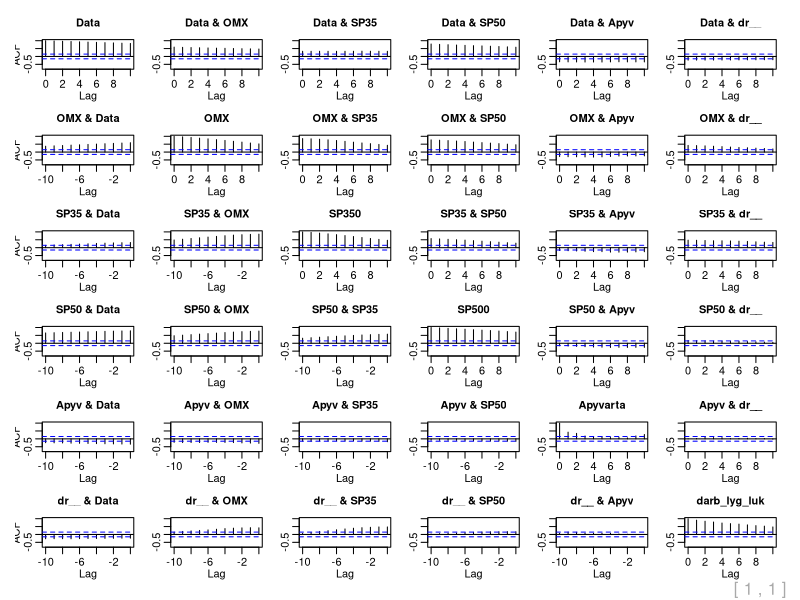
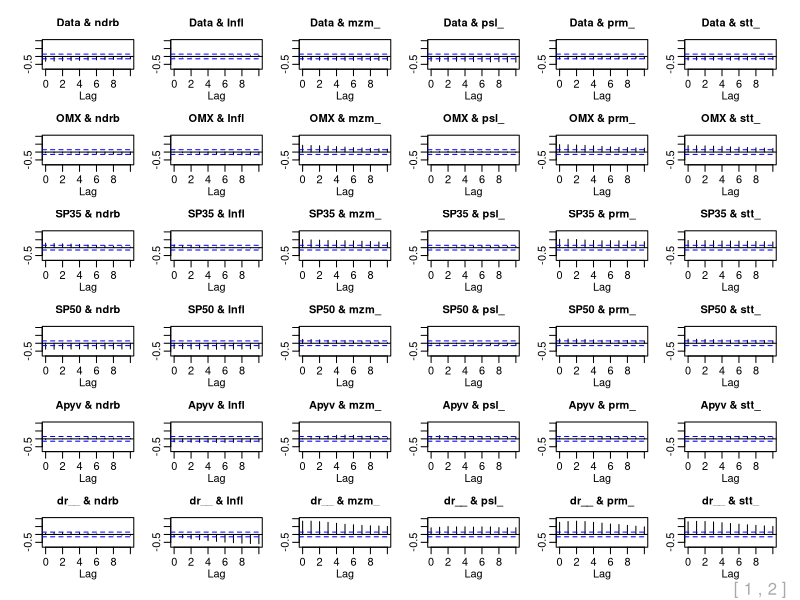
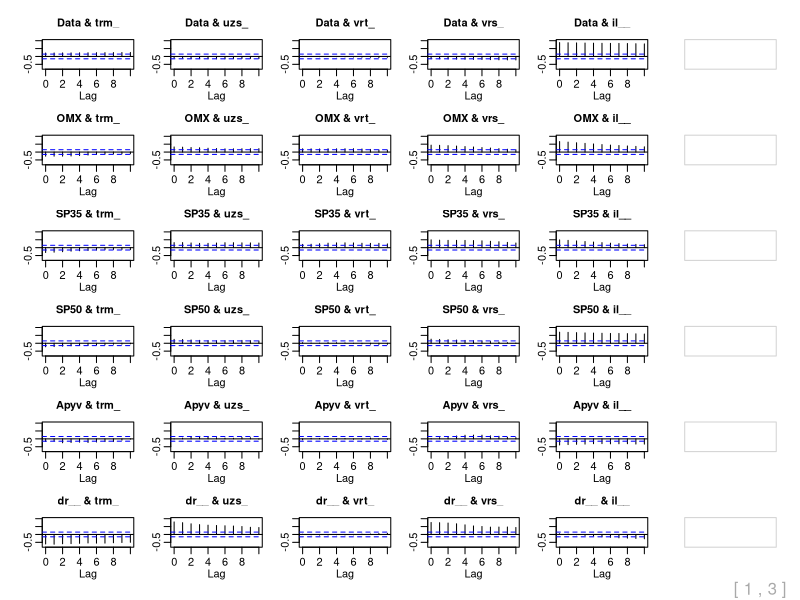
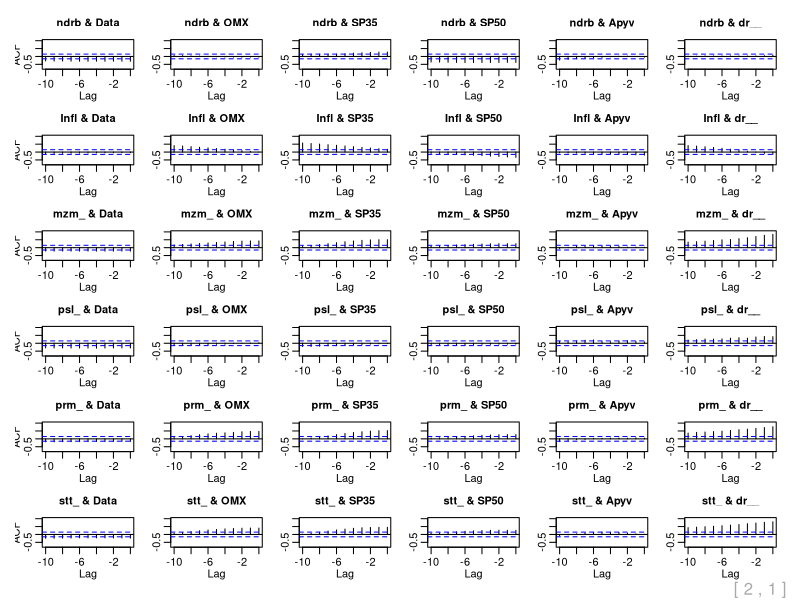
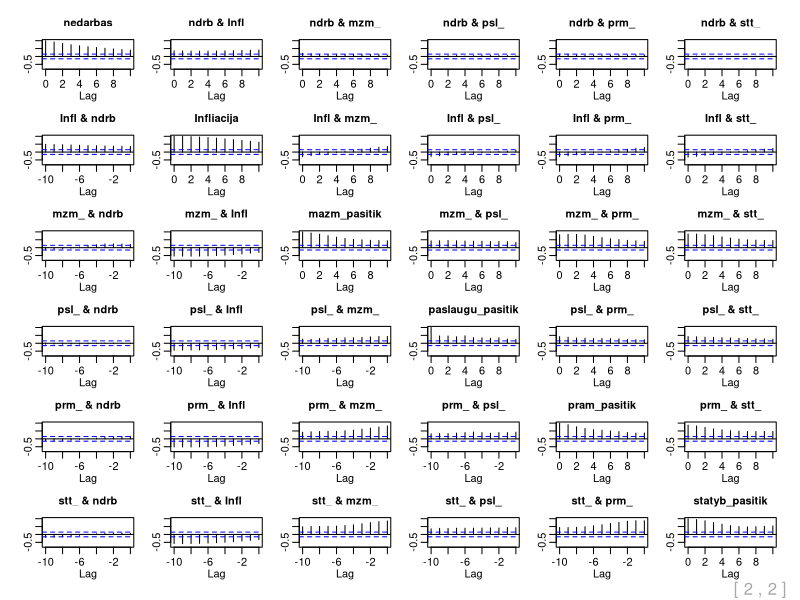
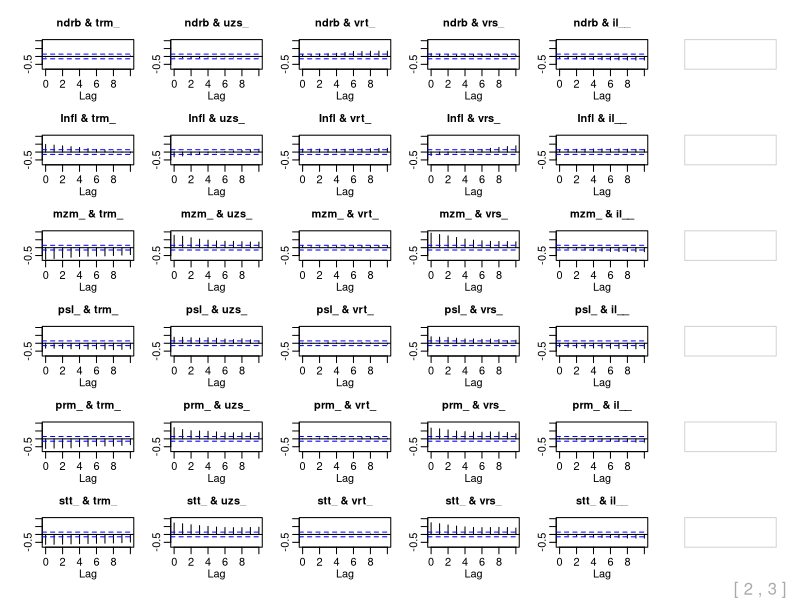
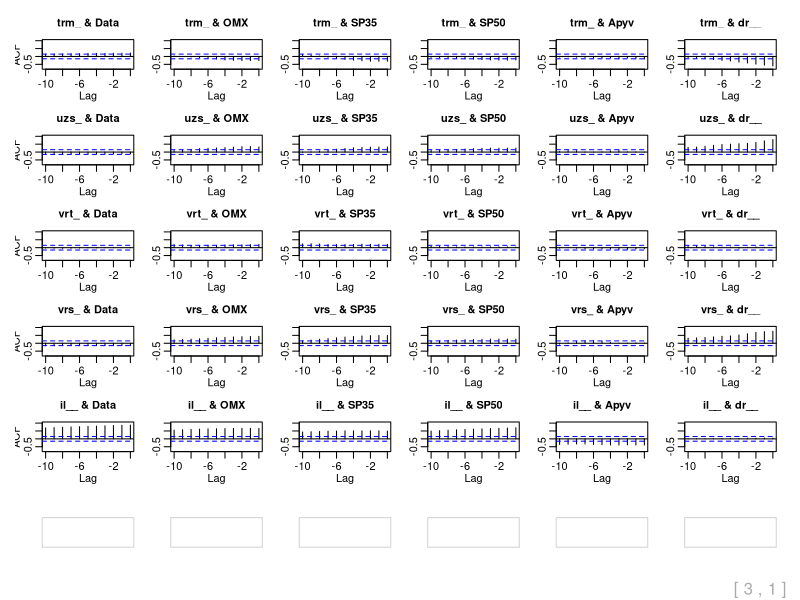
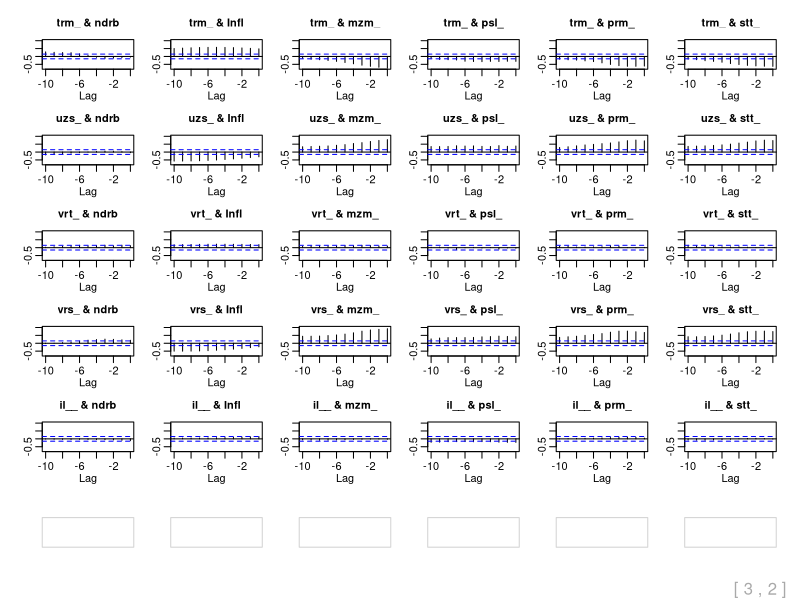

Write R code to recreate these figures, in order. (Note: this script raises an error after producing the figures.)
## ---- chunk 1
library("quantmod")
library("forecast")
library("xts")
library("dplyr")
## ---- chunk 2
data=read.csv("rawdata.csv")

data[ data == ":" ] = NA
data=data[complete.cases(data),]
rownames(data)<-NULL



acf(data)
plot(data)
## ---- chunk 3
panel.hist <- function(x, ...)    #ši funkcija reikalinga grafikų lentelei išbrėžti (histogramos pateikimui)                        
{
  usr <- par("usr"); on.exit(par(usr))
  par(usr = c(usr[1:2], 0, 1.5) )
  h <- hist(x, plot = FALSE)
  breaks <- h$breaks; nB <- length(breaks)
  y <- h$counts; y <- y/max(y)
  rect(breaks[-nB], 0, breaks[-1], y, col = "cyan", ...)
}

panel.cor <- function(x, y, digits = 2, prefix = "", cex.cor,...)    #ši funkcija reikalinga grafikų lentelei
    #išbrėžti (koreliacijos koeficiento radimui)
{
  usr <- par("usr"); on.exit(par(usr))
  par(usr = c(0, 1, 0, 1))
  r <- abs(cor(x, y))
  txt <- format(c(r, 0.123456789), digits = digits)[1]
  txt <- paste0(prefix, txt)
  if(missing(cex.cor)) cex.cor <- 0.8/strwidth(txt)
  text(0.5, 0.5, txt, cex = 3)
}

pairs(data,upper.panel=panel.smooth,diag.panel=panel.hist, lower.panel=panel.cor)
## ---- chunk 4
panel.hist <- function(x, ...)    #ši funkcija reikalinga grafikų lentelei išbrėžti (histogramos pateikimui)                        
{
  usr <- par("usr"); on.exit(par(usr))
  par(usr = c(usr[1:2], 0, 1.5) )
  h <- hist(x, plot = FALSE)
  breaks <- h$breaks; nB <- length(breaks)
  y <- h$counts; y <- y/max(y)
  rect(breaks[-nB], 0, breaks[-1], y, col = "cyan", ...)
}

panel.cor2 <- function(x, y, digits=2, cex.cor)
{
  usr <- par("usr"); on.exit(par(usr))
  par(usr = c(0, 1, 0, 1))
  r <- abs(cor(x, y))
  txt <- format(c(r, 0.123456789), digits=digits)[1]
  test <- cor.test(x,y)
  Signif <- ifelse(round(test$p.value,3)<0.001,"p<0.001",paste("p=",round(test$p.value,3)))  
  text(0.5, 0.25, paste("r=",txt))
  text(.5, .75, Signif)
}


panel.cor <- function(x, y, digits = 2, prefix = "", cex.cor,...)    #ši funkcija reikalinga grafikų lentelei
    #išbrėžti (koreliacijos koeficiento radimui)
{
  usr <- par("usr"); on.exit(par(usr))
  par(usr = c(0, 1, 0, 1))
  r <- abs(cor(x, y))
  txt <- format(c(r, 0.123456789), digits = digits)[1]
  txt <- paste0(prefix, txt)
  if(missing(cex.cor)) cex.cor <- 0.8/strwidth(txt)
  text(0.5, 0.5, txt, cex = 3)
}

pairs(data,upper.panel=panel.cor2,diag.panel=panel.hist, lower.panel=panel.cor)
